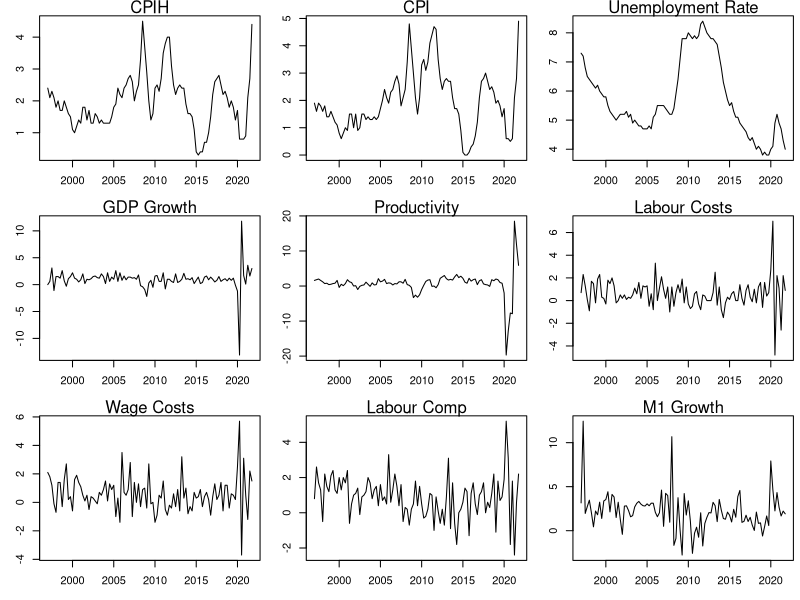
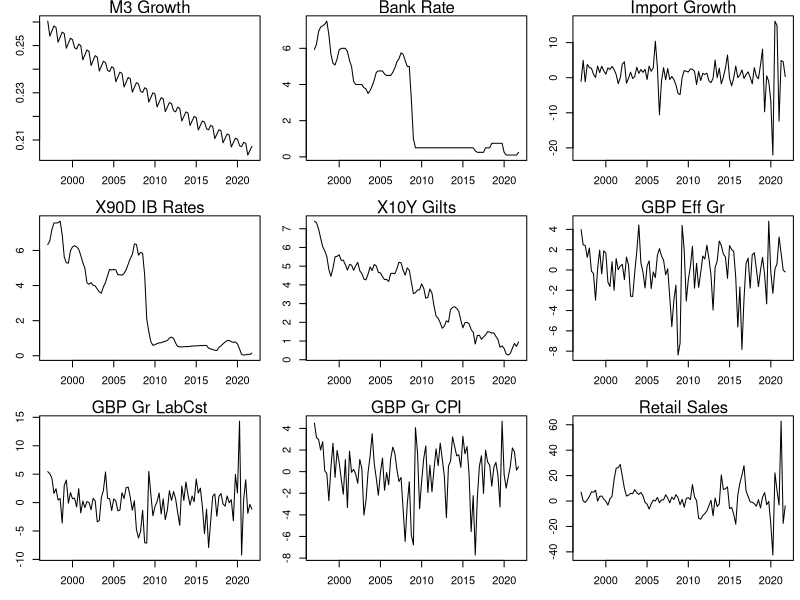

The R source for these figures, in order:
library(urca)
library(tseries)
library(GGally)
library(lavaan)
library(lattice)
library(RColorBrewer)

inflation.variates.data <- read.csv("../Datasets/CPIH_Quarterly_Reduced.csv", header = T)

# Plot variates by time
layout(matrix(1:9, byrow=TRUE, ncol=3,nrow=3))
par(mar=c(3, 3, 1.2, 0.5))
for (i in 2:10) {
  header <- colnames(inflation.variates.data)[i]
  header <- gsub(".", " ", header, fixed = T)
  data <- inflation.variates.data[, i]
  plot((7988:8087)/4, data, type = "l")
  mtext(paste(header))
}
for (i in 11:ncol(inflation.variates.data)) {
  header <- colnames(inflation.variates.data)[i]
  header <- gsub(".", " ", header, fixed = T)
  data <- inflation.variates.data[, i]
  plot((7988:8087)/4, data, type = "l")
  mtext(paste(header))
}
